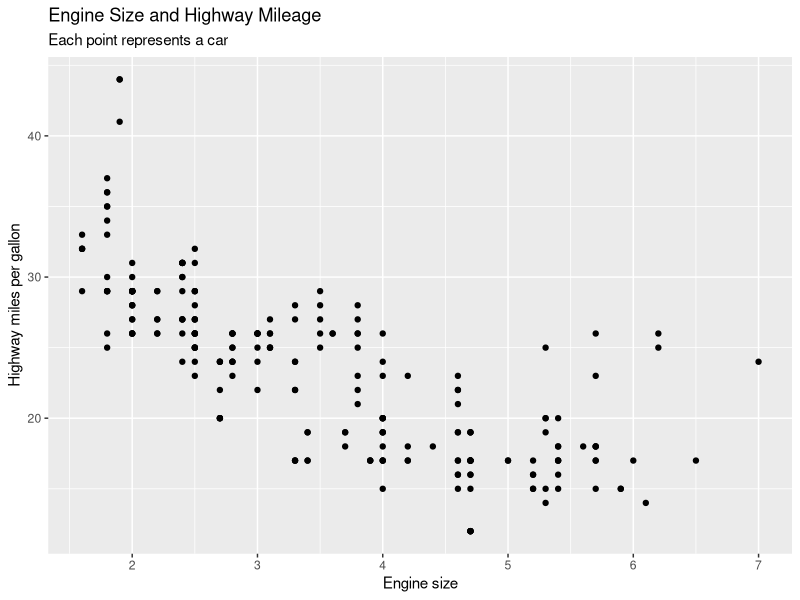
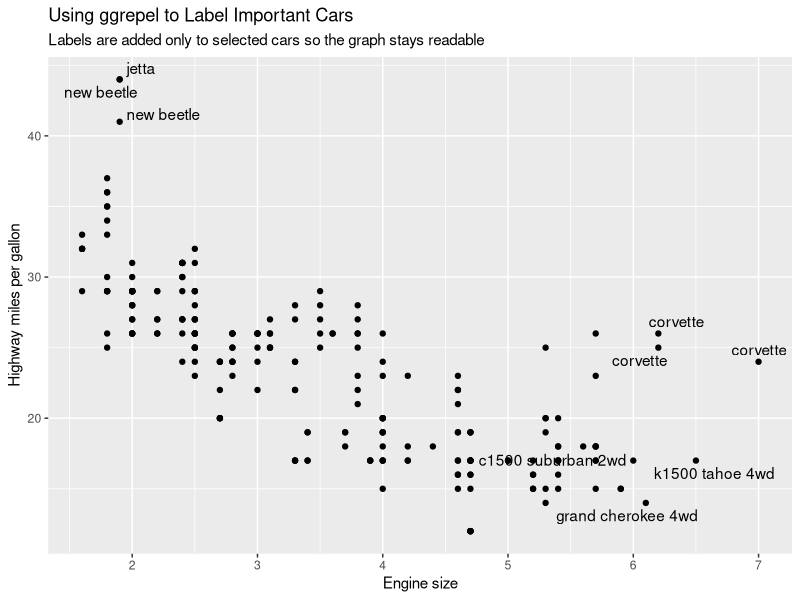
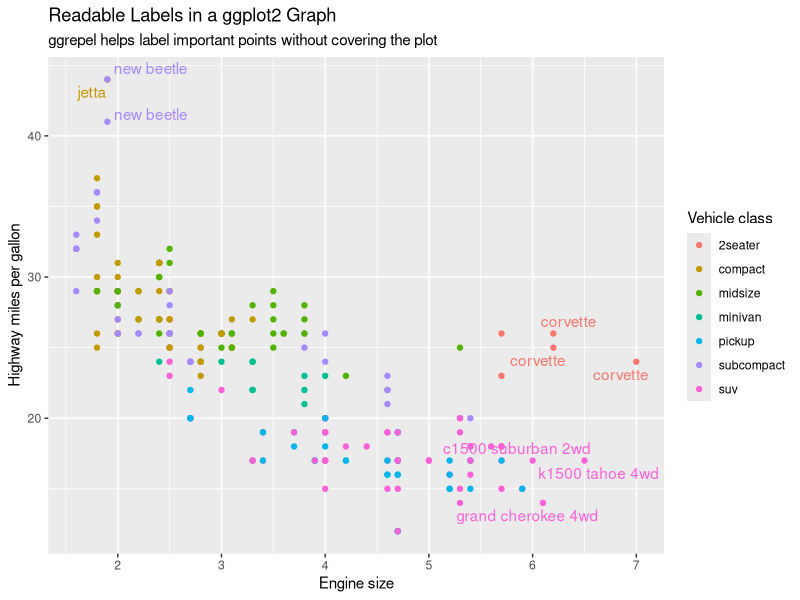

Here is the R script that generated these plots, in order:


library(ggplot2)
library(ggrepel)

# Built-in dataset
data(mpg)


cars_to_label <- subset(mpg, hwy >= 40 | displ >= 6)

# Scatterplot without labels
ggplot(mpg, aes(x = displ, y = hwy)) +
  geom_point() +
  labs(
    title = "Engine Size and Highway Mileage",
    subtitle = "Each point represents a car",
    x = "Engine size",
    y = "Highway miles per gallon"
  )

# Scatterplot with selected labels using ggrepel
ggplot(mpg, aes(x = displ, y = hwy)) +
  geom_point() +
  geom_text_repel(
    data = cars_to_label,
    aes(label = model),
    max.overlaps = 20
  ) +
  labs(
    title = "Using ggrepel to Label Important Cars",
    subtitle = "Labels are added only to selected cars so the graph stays readable",
    x = "Engine size",
    y = "Highway miles per gallon"
  )

# A cleaner version using color by vehicle class
ggplot(mpg, aes(x = displ, y = hwy, color = class)) +
  geom_point() +
  geom_text_repel(
    data = cars_to_label,
    aes(label = model),
    max.overlaps = 20,
    show.legend = FALSE
  ) +
  labs(
    title = "Readable Labels in a ggplot2 Graph",
    subtitle = "ggrepel helps label important points without covering the plot",
    x = "Engine size",
    y = "Highway miles per gallon",
    color = "Vehicle class"
  )
